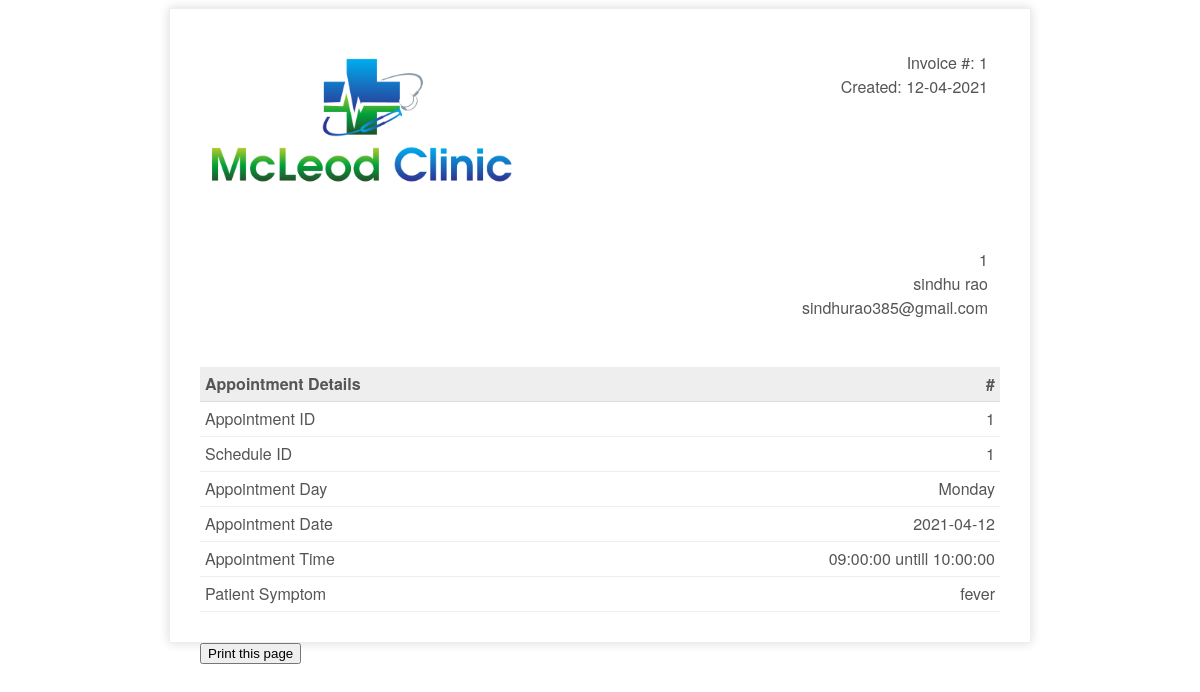
The page /patient/invoice.php?appid=1 on the database its author committed.
### tables this page shows
CREATE TABLE `appointment` (
  `appId` int(3) NOT NULL,
  `patientIc` bigint(12) NOT NULL,
  `scheduleId` int(10) NOT NULL,
  `appSymptom` varchar(100) NOT NULL,
  `appComment` varchar(100) NOT NULL,
  `status` varchar(10) NOT NULL DEFAULT 'process'
);

CREATE TABLE `patient` (
  `icPatient` bigint(12) NOT NULL,
  `password` varchar(20) NOT NULL,
  `patientFirstName` varchar(20) NOT NULL,
  `patientLastName` varchar(20) NOT NULL,
  `patientMaritialStatus` varchar(10) NOT NULL,
  `patientDOB` date NOT NULL,
  `patientGender` varchar(10) NOT NULL,
  `patientAddress` varchar(100) NOT NULL,
  `patientPhone` varchar(15) NOT NULL,
  `patientEmail` varchar(100) NOT NULL
);

CREATE TABLE `doctorschedule` (
  `maindoctorId` int(11) NOT NULL,
  `scheduleId` int(11) NOT NULL,
  `scheduleDate` date NOT NULL,
  `scheduleDay` varchar(15) NOT NULL,
  `startTime` time NOT NULL,
  `endTime` time NOT NULL,
  `bookAvail` varchar(10) NOT NULL
);

### patient/invoice.php (the view, shortened to what this page needs)
<?php
include_once '../assets/conn/dbconnect.php';
if (isset($_GET['appid'])) {
$appid=$_GET['appid'];
}
$res=mysqli_query($con, "SELECT a.*, b.*,c.* FROM patient a
JOIN appointment b
On a.icPatient = b.patientIc
JOIN doctorschedule c
On b.scheduleId=c.scheduleId
WHERE b.appId  =".$appid);
$userRow=mysqli_fetch_array($res,MYSQLI_ASSOC);
?>
<!doctype html>
<html>
    <head>
        <link rel="stylesheet" type="text/css" href="assets/css/invoice.css">
    </head>
    <body>
        <div class="invoice-box">
            <table cellpadding="0" cellspacing="0">
                <tr class="top">
                    <td colspan="2">
                        <table>
                            <tr>
                                <td class="title">
                                    <img src="assets/img/logo.png" style="width:100%; max-width:300px;">
                                </td>
                                <td>
                                    Invoice #: <?php echo $userRow['appId'];?><br>
                                    Created: <?php echo date("d-m-Y");?><br>
                                </td>
                            </tr>
                        </table>
                    </td>
                </tr>
                <tr class="information">
                    <td colspan="2">
                        <table>
                            <tr>
                                <td>
                                </td>
                                <td><?php echo $userRow['patientIc'];?><br>
                                    <?php echo $userRow['patientFirstName'];?> <?php echo $userRow['patientLastName'];?><br>
                                    <?php echo $userRow['patientEmail'];?>
                                </td>
                            </tr>
                        </table>
                    </td>
                </tr>
                <tr class="heading">
                    <td>
                        Appointment Details
                    </td>
                    <td>
                        #
                    </td>
                </tr>
                <tr class="item">
                    <td>
                        Appointment ID
                    </td>
                    <td>
                       <?php echo $userRow['appId'];?>
                    </td>
                </tr>
                <tr class="item">
                    <td>
                        Schedule ID
                    </td>
                    <td>
                        <?php echo $userRow['scheduleId'];?>
                    </td>
                </tr>
                <tr class="item">
                    <td>
                        Appointment Day
                    </td>
                    <td>
                        <?php echo $userRow['scheduleDay'];?>
                    </td>
                </tr>
                 <tr class="item">
                    <td>
                        Appointment Date
                    </td>
                    <td>
                        <?php echo $userRow['scheduleDate'];?>
                    </td>
                </tr>
                 <tr class="item">
                    <td>
                        Appointment Time
                    </td>
                    <td>
                        <?php echo $userRow['startTime'];?> untill <?php echo $userRow['endTime'];?>
                    </td>
                </tr>
                 <tr class="item">
                    <td>
                        Patient Symptom
                    </td>
                    <td>
                        <?php echo $userRow['appSymptom'];?>
                    </td>
                </tr>
            </table>
        </div>
        <div class="print">
        <button onclick="myFunction()">Print this page</button>
</div>
    </body>
</html>

### patient/assets/css/invoice.css (style rules this page uses)
.print { margin:auto; max-width:800px; }
.invoice-box { max-width:800px; margin:auto; padding:30px; border:1px solid #eee; box-shadow:0 0 10px rgba(0, 0, 0, .15); font-size:16px; line-height:24px; font-family:'Helvetica Neue', 'Helvetica', Helvetica, Arial, sans-serif; color:#555; }
.invoice-box table { width:100%; line-height:inherit; text-align:left; }
.invoice-box table td { padding:5px; vertical-align:top; }
.invoice-box table tr td:nth-child(2) { text-align:right; }
.invoice-box table tr.top table td { padding-bottom:20px; }
.invoice-box table tr.top table td.title { font-size:45px; line-height:45px; color:#333; }
.invoice-box table tr.information table td { padding-bottom:40px; }
.invoice-box table tr.heading td { background:#eee; border-bottom:1px solid #ddd; font-weight:bold; }
.invoice-box table tr.item td { border-bottom:1px solid #eee; }

### rows shown on the page
appointment: appId "1", patientIc "1", patientIc.patientFirstName "sindhu", patientIc.patientLastName "rao", patientIc.patientEmail "sindhurao385@gmail.com", scheduleId.scheduleId "1", scheduleId.scheduleDay "Monday", scheduleId.scheduleDate "2021-04-12", scheduleId.startTime "09:00:00", scheduleId.endTime "10:00:00", appSymptom "fever"
